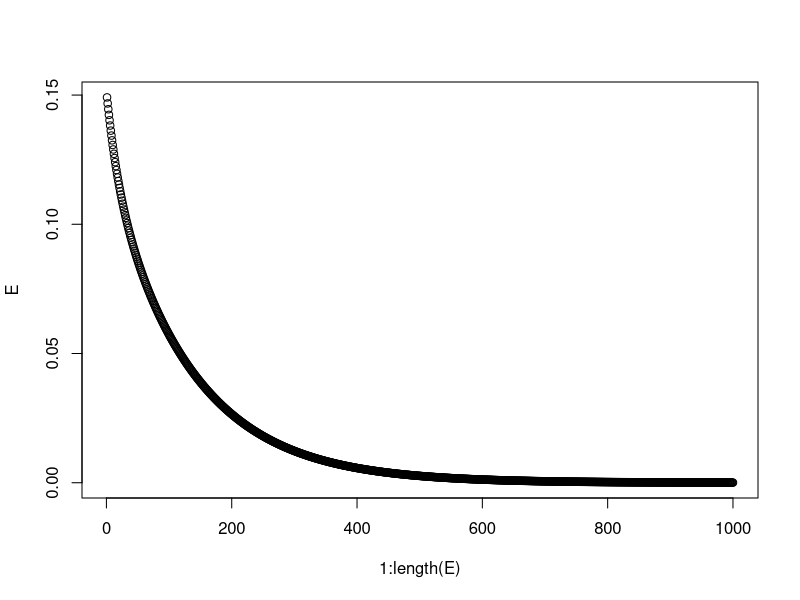
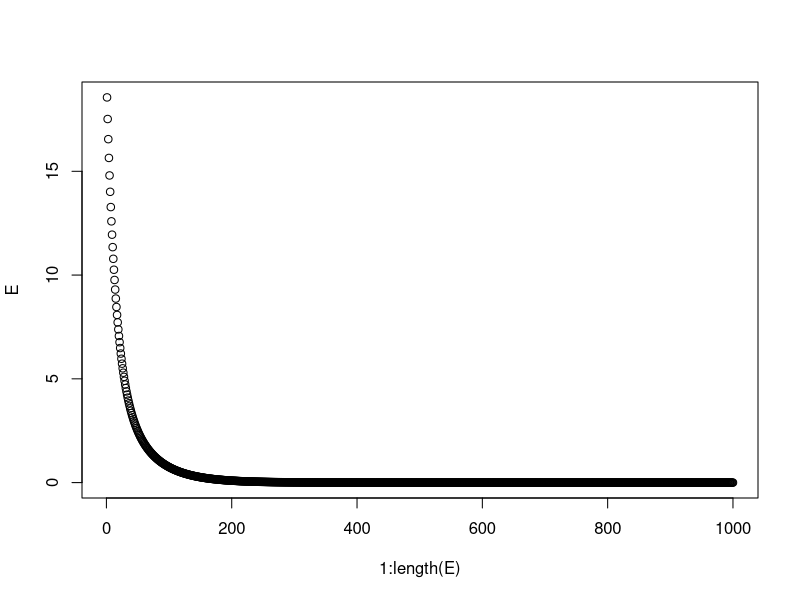
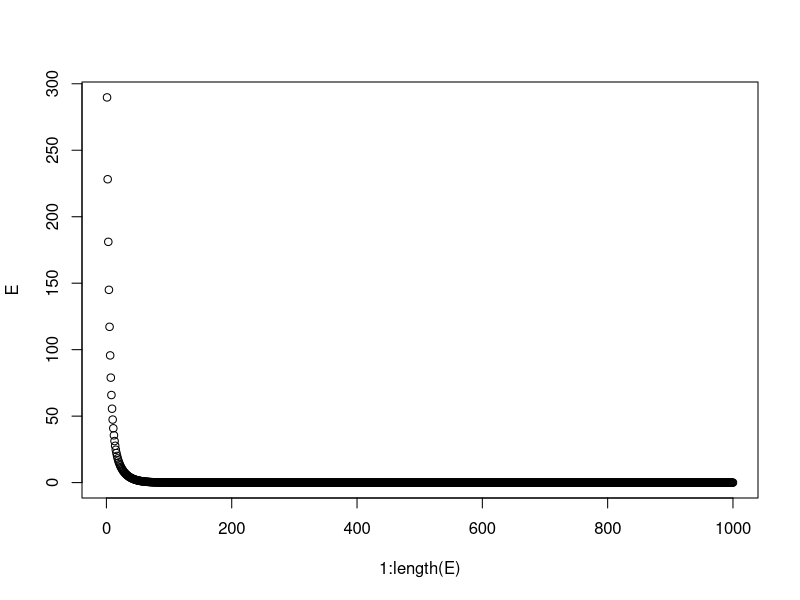

The R source for these figures, in order:
and=matrix( 
  c( 1, 1, 1,
     1,0,0,
     0, 1,0,
     0,0,0), # the data elements 
  nrow=4,              # number of rows 
  ncol=3,              # number of columns 
  byrow = TRUE)
bin=matrix( 
  c( 0,0, 1,1,
     0, 1,0,2,
     0, 1, 1,3,
     1,0,0,4,
     1,0, 1,5,
     1, 1,0,6,
     1, 1, 1,7), # the data elements 
  nrow=7,              # number of rows 
  ncol=4,              # number of columns 
  byrow = TRUE)
bin2=matrix( 
  c( 0,0,0, 1,1,
     0,0, 1,0,2,
     0,0, 1, 1,3,
     0,1,0,0,4,
     0,1,0, 1,5,
     0,1, 1,0,6,
     0,1, 1, 1,7,
     1,0, 0, 0,8,
     1,0, 0, 1,9,
     1,0, 1, 0,10,
     1,0, 1, 1,11,
     1,1,0,0,12,
     1,1,0, 1,13,
     1,1, 1,0,14,
     1,1, 1, 1,15), # the data elements 
  nrow=15,              # number of rows 
  ncol=5,              # number of columns 
  byrow = TRUE)

or=matrix( 
  c( 1, 1, 1,
     1,0, 1,
     0, 1, 1,
     0,0,0), # the data elements 
  nrow=4,              # number of rows 
  ncol=3,              # number of columns 
  byrow = TRUE)
xor=matrix( 
  c( 1, 1, 1,
     1,0,0,
     0, 1,0,
     0,0, 1), # the data elements 
  nrow=4,              # number of rows 
  ncol=3,              # number of columns 
  byrow = TRUE)
toys=matrix( 
  c( -1  ,-1  ,0,
     -5  ,-2.5,0,
     -7.5, 7.5,0,
     10  , 7.5, 1,
     -2.5,12.5,0,
     5  ,10  , 1,
     5  , 5  , 1), # the data elements 
  nrow=7,              # number of rows 
  ncol=3,              # number of columns 
  byrow = TRUE)
PerceptronBin <- function(data) {
  gama=0.01
  teta=0
  w=runif(ncol(data)-1,0,1)
  misclassfied= TRUE
  k=0
  E=c()
  while (misclassfied) {
    k=k+1
    Ep=c()
    for (i in 1:(nrow(data)-2)) {
      y=sum(c(w*data[i,1:(ncol(data)-1)],teta))
      dif=data[i,ncol(data)]-y
      w=w+(data[i,1:(ncol(data)-1)]*gama*dif)
      Ep=c(Ep,dif^2)
    }
    E=c(E,sum(Ep)/2)
    
    
    if(k==1000){
      misclassfied= FALSE
    }
    
    if(!misclassfied){
      print(w)
      print("Test")
      
      for (i in 1:nrow(data)) {
        y=sum(c(w*data[i,1:(ncol(data)-1)],teta))
        print(y)    
      } 
    }
    
  }
  plot(1:length(E),E)
  w=(c(w,teta))
  return(w)
}
plotTheLine <- function(data, title,a1,b1) {#y=a+b*x
  plot(data,pch= ifelse(data[, 3] == 0, 18, 19),col = ifelse(data[, 3] == 0, "blue", "red"),xlab = "X", ylab = "Y",main=title)
  abline(a=a1,b=b1)
}

w=PerceptronBin(and)
print("Pesos Bin: ")
print(w)

w=PerceptronBin(bin)
print("Pesos Bin: ")
print(w)

w=PerceptronBin(bin2)
print("Pesos Bin2: ")
print(w)
#Solo puede solucionar problemas que se solucionan linealmente